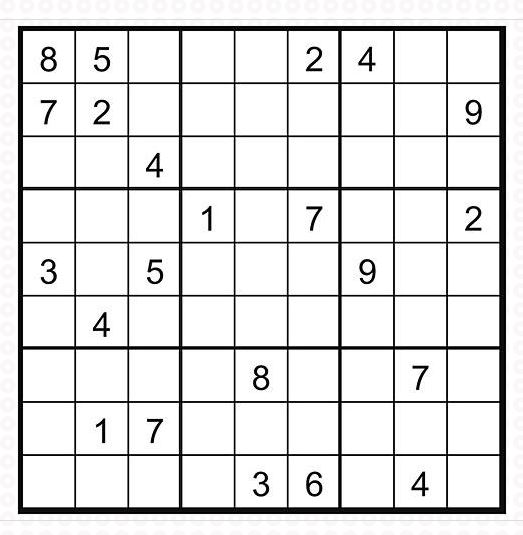
//> input picture sudokutesseracttest/sudo.JPG, 523 x 535 px
$ ./sudokutesseracttest   (built with g++ and OpenCV 4)
//> lines starting //> are read from the running program, lines starting //| are printed output that depends on the picture; after the words box and inside, x2 and y2 are one past the last pixel; in counts of white or black regions, pixels touching at a corner belong together
#include "opencv.hpp"
#include<leptonica/allheaders.h>
#include<baseapi.h>
#include<fstream>

#pragma comment(lib,"liblept168")
#pragma comment(lib,"libtesseract302")

using namespace cv;
using namespace std;
using namespace tesseract;
int main()
{


	Mat findImage = imread("sudo.jpg", IMREAD_GRAYSCALE); //이 이미지
//> findImage: 535 rows x 523 cols, CV_8UC1; min 0, max 255, mean 226.5

	int tempsudo[81] = { 0 };
	int sudoku[9][9] = { 0 };


	Mat cloneImage = findImage.clone();
	threshold(findImage, findImage, 200, 255, THRESH_BINARY);
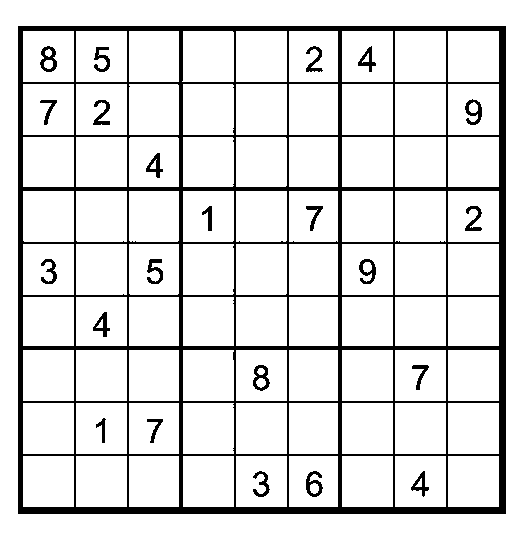
//> findImage: 535 rows x 523 cols, CV_8UC1; 87.8% white; 23 black regions
	//adaptiveThreshold(findImage, findImage, 255, ADAPTIVE_THRESH_MEAN_C, THRESH_BINARY, 21, 2);
	imshow("findImage", findImage);
	waitKey();
	Mat srcImage2 = findImage.clone();

	Mat dstImage(srcImage2.size(), CV_8UC3);

	vector<vector<Point> > beforeContoursforRectangle;//스도쿠 이미지만 빼기위한 경계선
	vector<vector<Point> > AfterContoursforSmallRectangle; //스도쿠에서 작은 네모만 빼기위한경계선
	vector<vector<Point> > configurBackground;

	vector<Vec4i> hierarchy; //외곽선용
	vector<Vec4i> hierarchy2; //81개칸용
	vector<Vec4i> hierarchy3; //배경 검사용


	vector<vector<Point>> cutSize;//외곽선용
	vector<vector<Point>> cutSize2;//81개칸용
	vector<vector<Point>> cutSize3; //배경 검사용


	int mode = RETR_TREE;
	int method = CHAIN_APPROX_NONE;
	Rect r;
	findContours(findImage, beforeContoursforRectangle, hierarchy, mode, method); //윤곽석 검출
//> beforeContoursforRectangle = 116 contours; largest, box (x1, y1, x2, y2) and area: (0, 0, 523, 535) 278748, (17, 25, 507, 515) 239119, (448, 456, 499, 507) 2500, (395, 456, 446, 507) 2500, (342, 456, 393, 507) 2500


	cout << "beforeContoursforRectangle.size()=" << beforeContoursforRectangle.size() << endl; //윤곽선네모 개수
//| beforeContoursforRectangle.size()=116

	cout << findImage.size() << endl; //이미지 크기
//| [523 x 535]

	int countMax = beforeContoursforRectangle[0].size(); //최대크기를 찾기위한 변수선언
//> countMax = 2112

	for (int k = 0; k < beforeContoursforRectangle.size(); k++)
	{
		if (beforeContoursforRectangle[k].size()>countMax)
			countMax = beforeContoursforRectangle[k].size();
	}
//> this loop made 116 passes
//> after the loop, countMax = 2112

	for (int k = 0; k < beforeContoursforRectangle.size(); k++)
	{
		if (beforeContoursforRectangle[k].size()>(countMax*0.6))//스토쿠 판만 빼오기
		{
			cutSize.push_back(beforeContoursforRectangle[k]);
		}
	}
	// [22 lines of commented-out code are left out]


	vector<vector<Point>> cuttingArea;
	int pushArea = -1;
	int smaller = cutSize[0].size();
//> smaller = 2112

	for (int k = 1; k < cutSize.size(); k++)
	{
		if (cutSize[k].size() < smaller)
		{
			smaller = cutSize[k].size(); //제일 작은거 가져옴 sort(cutsize.begin(),cutsize.end())가안되서 이방법 씀
			pushArea = k;
		}
	}
//> this loop made 1 pass
//> smaller on pass 1: 1952
//> after the loop, smaller = 1952; pushArea = 1
	cuttingArea.push_back(cutSize[pushArea]);
//> cuttingArea = 1 contour; box (x1, y1, x2, y2) and area: (17, 25, 507, 515) 239119


	r = boundingRect(cuttingArea[0]);
//> r = Rect(17, 25, 490, 490)
	Rect ROI(r.x, r.y, r.width, r.height); //자를곳을 골라서 영역 표시
//> ROI = Rect(17, 25, 490, 490)

	cout << "bigSize.size()=" << cutSize.size() << endl;
//| bigSize.size()=2


	int eraseSpot = -1;
	int again = 0;


	int mode2 = RETR_LIST;
	int mode3 = RETR_LIST;
	int method2 = CHAIN_APPROX_NONE;
	int method3 = CHAIN_APPROX_NONE;

	Mat roi = cloneImage(ROI); //해당 영역만 가지고옴
	Mat newImage = repeat(roi, 1, 1);
	Mat contourImage = newImage.clone(); //배경에 음영있는것들 검출
	for (int a = 0; a < contourImage.rows; a++)
	{
		for (int b = 0; b < contourImage.cols; b++)
		{
			float te = contourImage.at<uchar>(a, b);
			if (te >= 160 && te < 190)
				contourImage.at<uchar>(a, b) = 250;
		}
	}
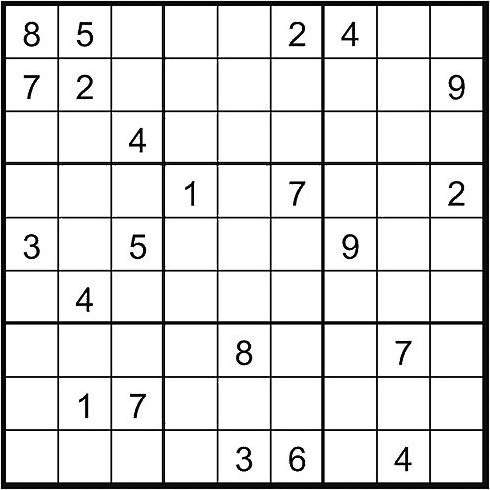
//> contourImage: 490 rows x 490 cols, CV_8UC1; min 0, max 255, mean 222.9

	threshold(contourImage, contourImage, 230, 255, THRESH_BINARY);
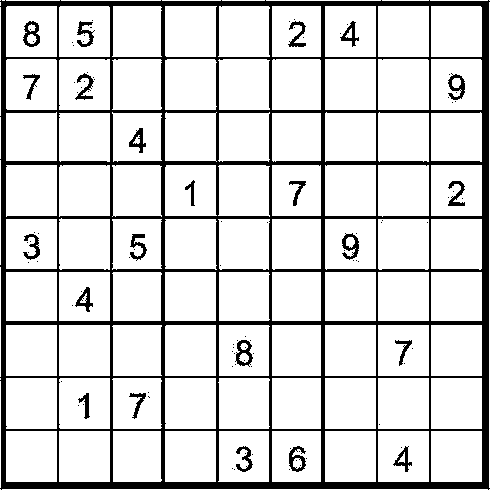
//> contourImage: 490 rows x 490 cols, CV_8UC1; 84.6% white; 107 black regions (84 under 20 px)


	imshow("contourImage", contourImage);
	waitKey();
	vector<int> configureRectSizeStorage; //빈칸과 숫자칸 저장
	vector<int> configureRect; //빈칸숫자칸의 최대 최소값을 알기위해 만듬
	vector<Rect> countRect;
	findContours(contourImage, configurBackground, hierarchy3, mode3, method3);
//> configurBackground = 254 contours, 140 with area under 20; largest, box (x1, y1, x2, y2) and area: (431, 431, 482, 482) 2500, (378, 431, 429, 482) 2500, (325, 431, 376, 482) 2500, (165, 431, 216, 482) 2500, (59, 431, 110, 482) 2500

	for (int k = 0; k < configurBackground.size(); k++)
	{
		cutSize3.push_back(configurBackground[k]); //그 경계선위치들을 넣음
	}
//> after the loop, cutSize3 has the same summary as configurBackground

	Mat configureBackgroundImage(contourImage.size(), CV_8UC1);
	for (int k = 0; k < cutSize3.size(); k++)
	{
		//
		cvtColor(contourImage, configureBackgroundImage, COLOR_GRAY2BGR);
		r = boundingRect(cutSize3[k]);//영역 사각형으로 감쌈
		Rect ROI2(r.x, r.y, r.width, r.height);
		drawContours(configureBackgroundImage, cutSize3, k, Scalar(255, 0, 0), 4); //경계선 그림
		//cout << r.size() << endl;

		rectangle(configureBackgroundImage, ROI2, Scalar(128, 255, 255), 2);//네모로 크림

		if ((r.width*r.height)>(configureBackgroundImage.rows*configureBackgroundImage.cols) - 20000)
		{		//최대영역은 받지 않음
			//imshow("resultImage", resultImage);
			//waitKey();
			goto here234;

		}
		configureRectSizeStorage.push_back(r.width*r.height); //sorting하기 위해 정리
	here234:{}

		circle(configureBackgroundImage, cutSize3[k][0], 5, Scalar(123, 123, 123), -1);
		//imshow("resultImage", configureBackgroundImage);
		//waitKey();
	}
//> this loop made 254 passes
//> ROI2 on passes 1 to 3: Rect(489, 489, 1, 1), Rect(2, 489, 486, 1), Rect(0, 489, 1, 1)
//> configureBackgroundImage: 490 rows x 490 cols, CV_8UC3; min 0, max 255, mean 215.8
//> after the loop, configureRectSizeStorage = 254 values, max 2704 at index 155, min 1 at index 0, mean 881.9


	sort(configureRectSizeStorage.begin(), configureRectSizeStorage.end());
//> configureRectSizeStorage = 254 values from 1 to 2704

	int tSpot = -1;
	int tagain = 0;


	for (int k = 0; k < configureRectSizeStorage.size(); k++)
	{
		if (k == configureRectSizeStorage.size() - 1)
			break;

		if ((configureRectSizeStorage[k + 1] - configureRectSizeStorage[k]) >500)
		{
			tSpot = k; //500이 차이나면 따로 넣을곳 정리
			break;
		}
	}

	for (int k = tSpot + 1; k < configureRectSizeStorage.size(); k++)
	{
		if (tSpot == -1)
			configureRect.push_back(configureRectSizeStorage[tagain++]); //그냥 집어 넣음
		else
			configureRect.push_back(configureRectSizeStorage[k]); //81개 네모 영역만 집어넣음
	}
//> this loop made 81 passes
//> after the loop, configureRect = 81 values from 2401 to 2704; tagain = 0

	int minRectSize2 = configureRect.front(); //최소 네모 사이즈
//> minRectSize2 = 2401
	int maxRectSize2 = configureRect[configureRect.size() - 1]; //최대 네모 사이즈
//> maxRectSize2 = 2704
	Mat lastConfigure;
	for (int k = 0; k < cutSize3.size(); k++)
	{

		cvtColor(contourImage, lastConfigure, COLOR_GRAY2BGR);
		//imshow("testImage", testImage);
		r = boundingRect(cutSize3[k]);
		Rect ROI2(r.x, r.y, r.width, r.height);
		//cout << r.size() << endl;

		rectangle(lastConfigure, ROI2, Scalar(128, 255, 255), 2);//그림

		if ((minRectSize2 <= (r.width*r.height)) && ((r.width*r.height) <= maxRectSize2))
			countRect.push_back(ROI2); //해당 영역만 비교 하기 위해 넣어줌
		//imshow("lastConfigure", lastConfigure);
		//waitKey();
	}
//> after the loop, countRect = 81 Rects (x, y, width, height), first 8: [431, 431, 51, 51], [378, 431, 51, 51], [325, 431, 51, 51], [272, 431, 49, 51], [218, 431, 51, 51], [165, 431, 51, 51], [113, 431, 49, 51], [59, 431, 51, 51]


	vector<int>params; //압축양식사용

	params.push_back(IMWRITE_JPEG_QUALITY);
	params.push_back(9);

	imwrite("sudoOnly.jpg", newImage, params);
	Mat sudokuImage = imread("sudoOnly.jpg", IMREAD_GRAYSCALE);
//> sudokuImage: 490 rows x 490 cols, CV_8UC1; min 0, max 255, mean 218.8
	Mat realImage = imread("sudoOnly.jpg", IMREAD_GRAYSCALE);
	Mat testSudo = sudokuImage.clone(); //나중에 확인할거
	Size size(5, 5);
	Mat rectKernel = getStructuringElement(MORPH_RECT, size);
	Mat elipseKernel = getStructuringElement(MORPH_ELLIPSE, size);
	Mat crossKernel = getStructuringElement(MORPH_CROSS, size);


	if (countRect.size() != 81)
	{
		cout << "안되지롱" << endl;
		waitKey();

		goto jumpThreshold;
	}

	threshold(sudokuImage, sudokuImage, 230, 255, THRESH_BINARY); //영상 이진화
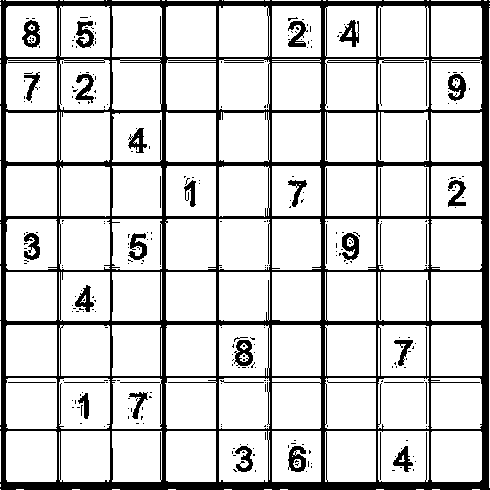
//> sudokuImage: 490 rows x 490 cols, CV_8UC1; 82.1% white; 294 black regions (252 under 20 px), largest, box (x1, y1, x2, y2) and area: (0, 0, 490, 490) 36109, (234, 340, 253, 366) 297, (448, 74, 466, 101) 296
	imshow("teswtsteswtse", sudokuImage);
	waitKey();
	goto jumpAdaptiveThreshold;
	//morphologyEx(sudokuImage, sudokuImage, MORPH_CLOSE, rectKernel, Point(-1, -1), 1);

jumpThreshold:
	//threshold(sudokuImage, sudokuImage, 200, 255, THRESH_BINARY);
	//threshold(sudokuImage, sudokuImage, 200, 255, THRESH_OTSU+THRESH_BINARY); //영상 이진화

	adaptiveThreshold(sudokuImage, sudokuImage, 255, ADAPTIVE_THRESH_GAUSSIAN_C, THRESH_BINARY, 21, 1);
	//morphologyEx(sudokuImage, sudokuImage, MORPH_GRADIENT, crossKernel, Point(-1, -1), 1);
	erode(sudokuImage, sudokuImage, crossKernel, Point(-1, -1), 1);
	dilate(sudokuImage, sudokuImage, elipseKernel, Point(-1, -1), 1);
jumpAdaptiveThreshold:


	imshow("sudokuImage", sudokuImage);
	waitKey();

	Mat testImage = realImage.clone();//스도쿠 된것만 복사시킴
	Mat resultImage(testImage.size(), CV_8UC3);
	Mat testSudoImage(realImage.size(), CV_8UC3);
	vector<int> rectSizeStorage; //빈칸과 숫자칸 저장
	vector<int> realRect; //빈칸숫자칸의 최대 최소값을 알기위해 만듬
	vector<Rect> sudokuRect; //칸마다 잘라진 영역 저장된곳
	vector<Rect> temp;
	threshold(testImage, testImage, 200, 255, THRESH_OTSU + THRESH_BINARY);
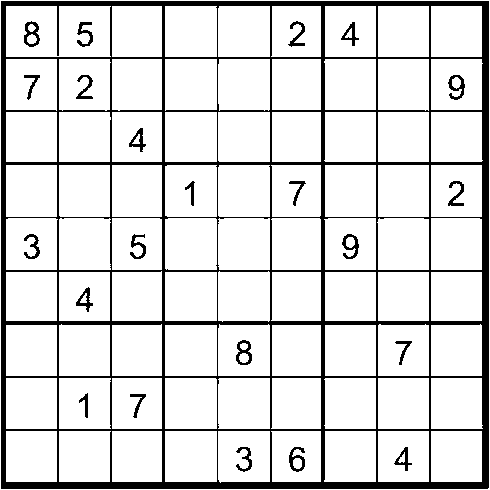
//> testImage: 490 rows x 490 cols, CV_8UC1; 86.8% white; 23 black regions
	//waitKey();
	findContours(sudokuImage, AfterContoursforSmallRectangle, hierarchy2, mode2, method2);
//> AfterContoursforSmallRectangle = 547 contours, 383 with area under 20; largest, box (x1, y1, x2, y2) and area: (6, 325, 57, 376) 2500, (431, 325, 482, 376) 2497, (325, 431, 376, 482) 2496, (431, 6, 482, 57) 2496, (325, 6, 376, 57) 2496
	//스도쿠 원형만 자른곳에서 다시 경계선 그림
	for (int k = 0; k < AfterContoursforSmallRectangle.size(); k++)
	{
		cutSize2.push_back(AfterContoursforSmallRectangle[k]); //그 경계선위치들을 넣음
	}
//> after the loop, cutSize2 has the same summary as AfterContoursforSmallRectangle


	for (int k = 0; k < cutSize2.size(); k++)
	{
		//
		cvtColor(testImage, resultImage, COLOR_GRAY2BGR);
		r = boundingRect(cutSize2[k]);//영역 사각형으로 감쌈
		Rect ROI2(r.x, r.y, r.width, r.height);
		drawContours(resultImage, cutSize2, k, Scalar(255, 0, 0), 4); //경계선 그림
		//cout << r.size() << endl;

		rectangle(resultImage, ROI2, Scalar(128, 255, 255), 2);//네모로 크림

		if ((r.width*r.height)>(resultImage.rows*resultImage.cols) - 20000)
		{		//최대영역은 받지 않음
			//imshow("resultImage", resultImage);
			//waitKey();
			goto here;

		}
		rectSizeStorage.push_back(r.width*r.height); //sorting하기 위해 정리
	here:{}

		circle(resultImage, cutSize2[k][0], 5, Scalar(123, 123, 123), -1);
		//imshow("resultImage", resultImage);
		//waitKey();
	}
//> this loop made 547 passes
//> ROI2 on passes 1 to 3: Rect(472, 489, 8, 1), Rect(432, 489, 8, 1), Rect(416, 489, 8, 1)
//> resultImage: 490 rows x 490 cols, CV_8UC3; min 0, max 255, mean 221.3
//> after the loop, rectSizeStorage = 547 values, max 2652 at index 134, min 1 at index 11, mean 426.2


	sort(rectSizeStorage.begin(), rectSizeStorage.end());
//> rectSizeStorage = 547 values from 1 to 2652

	eraseSpot = -1;
	again = 0;


	for (int k = 0; k < rectSizeStorage.size(); k++)
	{
		if (k == rectSizeStorage.size() - 1)
			break;

		if ((rectSizeStorage[k + 1] - rectSizeStorage[k]) >500)
		{
			eraseSpot = k; //500이 차이나면 따로 넣을곳 정리
		}
	}

	for (int k = eraseSpot + 1; k < rectSizeStorage.size(); k++)
	{
		if (eraseSpot == -1)
			realRect.push_back(rectSizeStorage[again++]); //그냥 집어 넣음
		else
			realRect.push_back(rectSizeStorage[k]); //81개 네모 영역만 집어넣음
	}
//> after the loop, realRect = 81 values from 2303 to 2652; again = 0


	//소팅이 이미 되서 들어가므로 할 필요 없음
	int minRectSize = realRect.front(); //최소 네모 사이즈
//> minRectSize = 2303
	int maxRectSize = realRect[realRect.size() - 1]; //최대 네모 사이즈
//> maxRectSize = 2652

	for (int k = 0; k < cutSize2.size(); k++)
	{

		cvtColor(testImage, resultImage, COLOR_GRAY2BGR);
		//imshow("testImage", testImage);
		r = boundingRect(cutSize2[k]);
		Rect ROI2(r.x, r.y, r.width, r.height);
		//cout << r.size() << endl;

		rectangle(resultImage, ROI2, Scalar(128, 255, 255), 2);//그림

		if ((minRectSize <= (r.width*r.height)) && ((r.width*r.height) <= maxRectSize))
			temp.push_back(ROI2); //해당 영역만 비교 하기 위해 넣어줌
		//	imshow("resultImage2", resultImage);
		//waitKey();
	}
//> resultImage: 490 rows x 490 cols, CV_8UC3; mean B, G, R 221.3, 221.3, 221.3
//> after the loop, temp = 81 Rects (x, y, width, height), first 8: [431, 431, 51, 51], [378, 431, 51, 51], [325, 431, 51, 51], [272, 431, 49, 51], [219, 431, 51, 51], [166, 431, 50, 51], [112, 431, 50, 51], [59, 431, 51, 51]

	for (int k = temp.size() - 1; k >= 0; k--)
		sudokuRect.push_back(temp[k]); //반대로 시작하므로 처음1칸부터 비교하기위해 역으로 넣음
//> after the loop, sudokuRect = 81 Rects (x, y, width, height), first 8: [6, 6, 51, 51], [59, 6, 51, 51], [112, 6, 50, 51], [166, 6, 50, 51], [219, 6, 51, 51], [272, 6, 49, 51], [325, 6, 51, 51], [378, 6, 51, 51]

	temp.clear();


	vector<int> testSortingOk;
	//각 줄이 순서대로 소팅이 안되있으므로 각 줄마다 왼쪽부터 오른쪽으로 되게 바꿈
	for (int i = 0; i < 81; i += 9)
	{
		int ty = sudokuRect[i].y;
		int ti = i;
		testSortingOk.clear();
		for (int j = i; j < ti + 9; j++)
		{
			testSortingOk.push_back(sudokuRect[j].x);
		}
		sort(testSortingOk.begin(), testSortingOk.end());
		int k = 0;
		for (int j = i; j < ti + 9; j++)
		{
			if (testSortingOk[k] == sudokuRect[j].x)
				temp.push_back(sudokuRect[j]);
			else
			{
				for (int t = i; t <= ti + 9; t++)
				{
					if (testSortingOk[k] == sudokuRect[t].x)
					{
						temp.push_back(sudokuRect[t]);
						break;
					}
				}
			}

			k++;
		}

	}
//> this loop made 9 passes
//> ty on passes 1 to 9: 6, 59, 112, 166, 219, 272, 325, 378, 431
//> after the loop, temp has the same summary as sudokuRect

	sudokuRect.clear();
	erode(resultImage, resultImage, crossKernel, Point(-1, -1), 1);
	dilate(resultImage, resultImage, elipseKernel, Point(-1, -1), 1);
	for (int k = 0; k < temp.size(); k++)
		sudokuRect.push_back(temp[k]);
	for (int k = 0; k < sudokuRect.size(); k++)
	{
		rectangle(resultImage, sudokuRect[k], Scalar(128, 255, 255), 2);//그림
		imshow("testSudoImage34", resultImage);
		waitKey();
	}
//> this loop made 81 passes
//> pass 1, `imshow("testSudoImage34", resultImage);`:
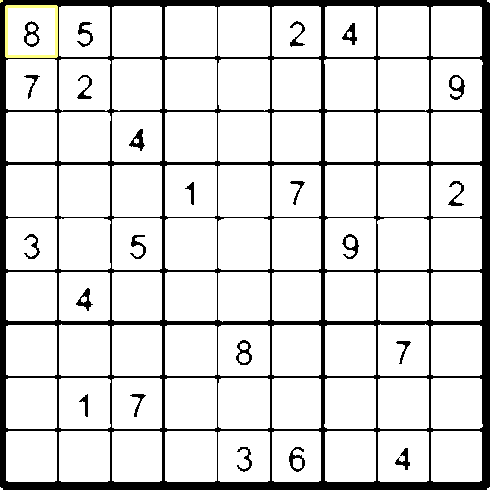
//> window 'testSudoImage34': 490 rows x 490 cols, CV_8UC3; mean B, G, R 219, 219.3, 219.3
//> after the loop:
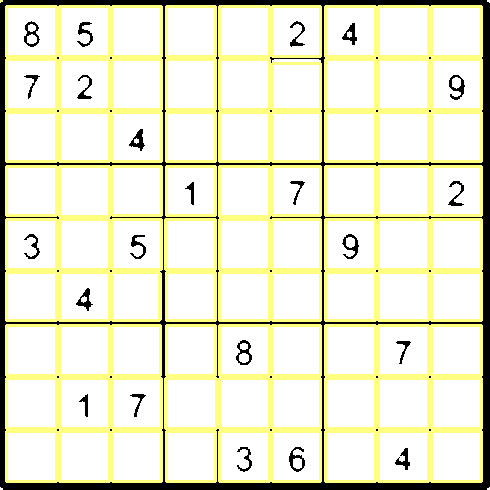
//> resultImage: 490 rows x 490 cols, CV_8UC3; mean B, G, R 209, 234.3, 234.3

		const char *path = "/tessdate";
//> (the run ends here: the program needs code that is not available in this run, at `TessBaseAPI tess;`)
